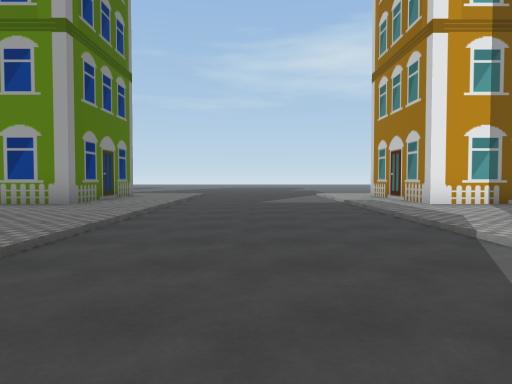
view 1 (above)

24 first-person views from a walk through a 3-D level made in the Unity game engine. The camera is 1.2 m above the floor, tilts 2° down and sees 70° across. The floor is counted in squares, 2 m on a side. Each view is taken from the middle of a square. On the plan, view 1 faces up. The plan holds only what a view shows up to about 10 squares ahead; the rest is blank. The place goes on beyond the plan. The player character is not drawn. Some surface patterns are stand-ins.

view 2
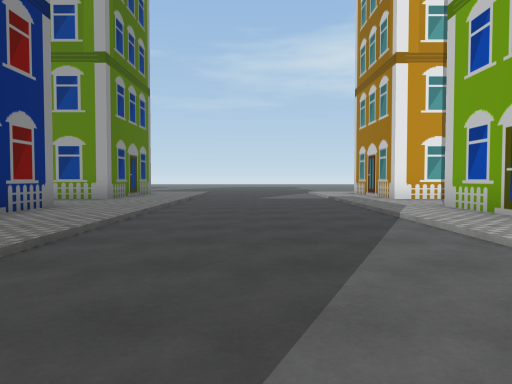

view 3
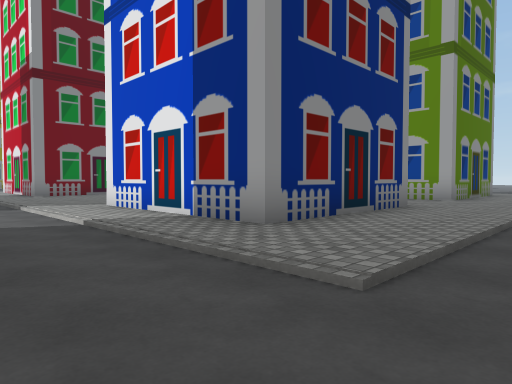

view 4
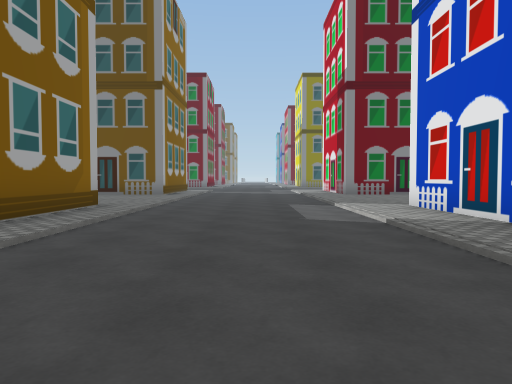

view 5
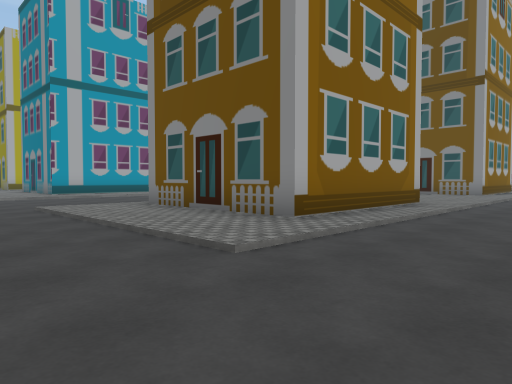

view 6
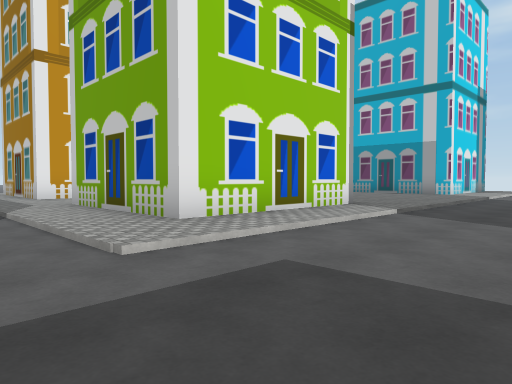

view 7
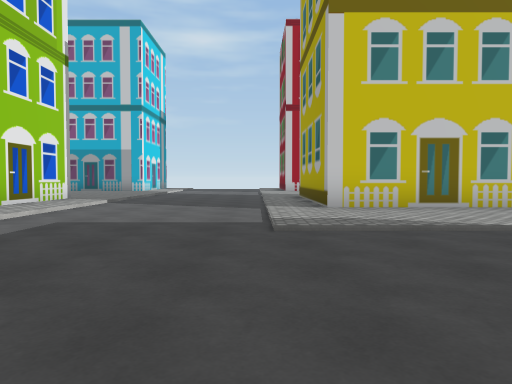

view 8
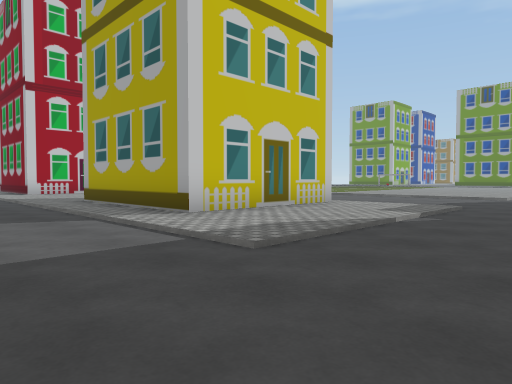

view 9
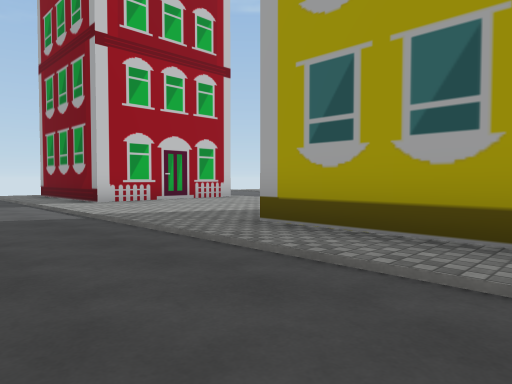

view 10
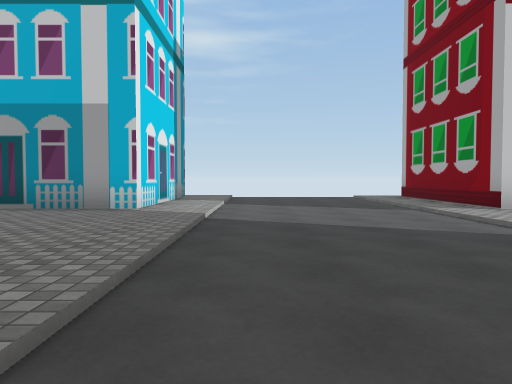

view 11
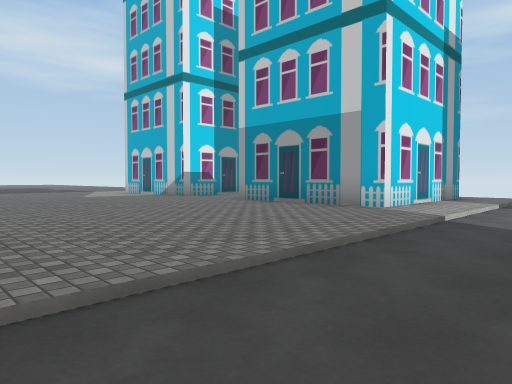

view 12
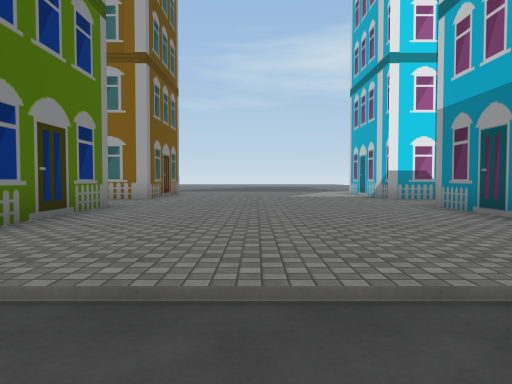

view 13
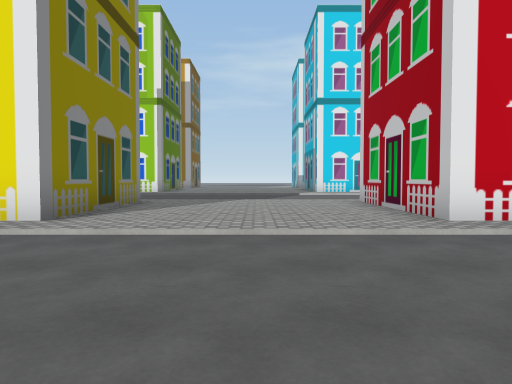

view 14
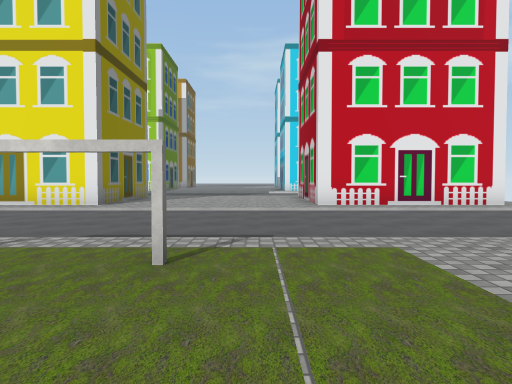

view 15
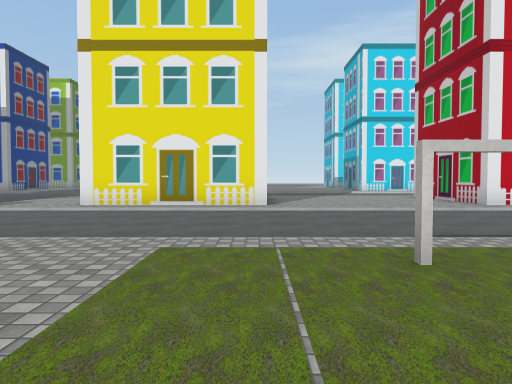

view 16
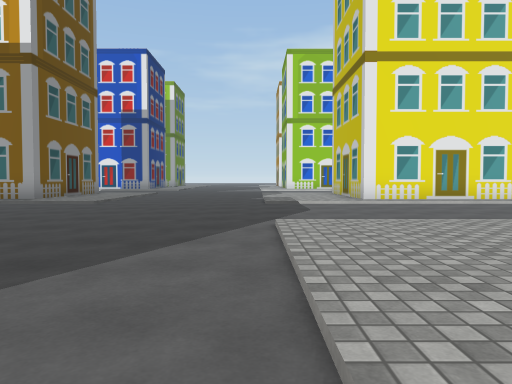

view 17
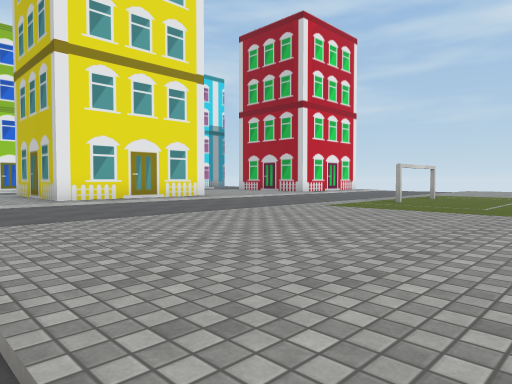

view 18
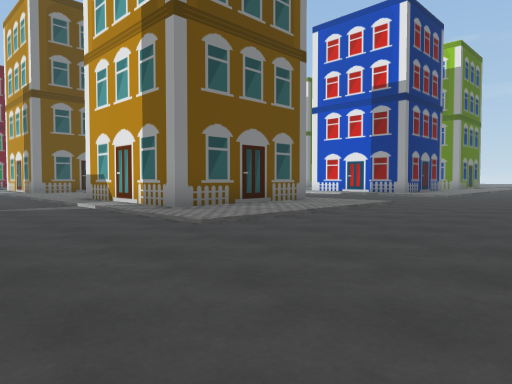

view 19
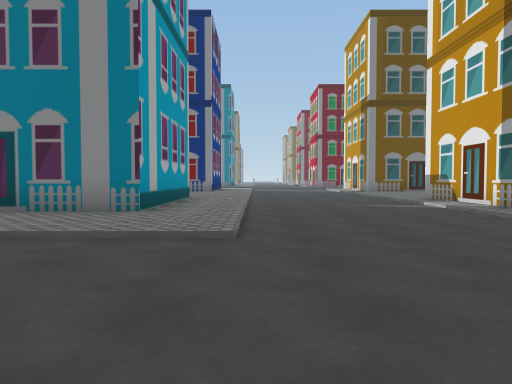

view 20
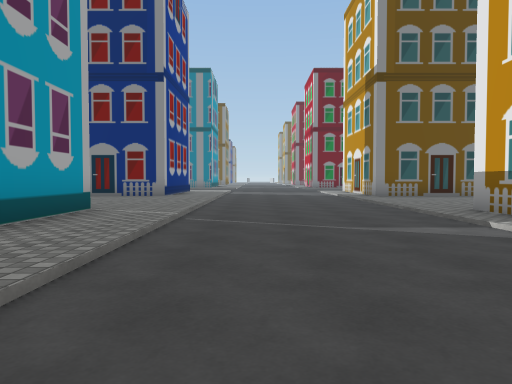

view 21
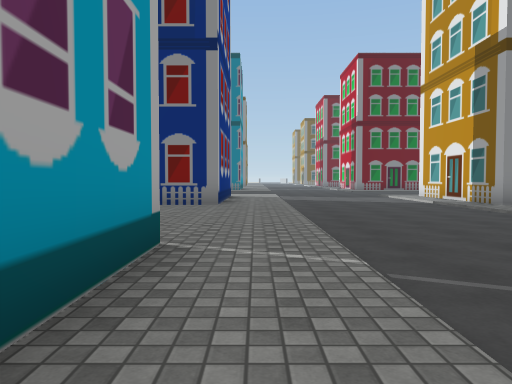

view 22
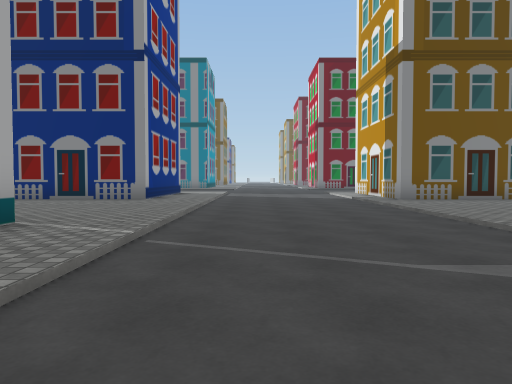

view 23
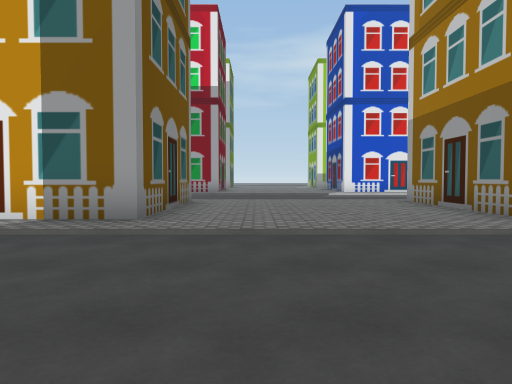

view 24
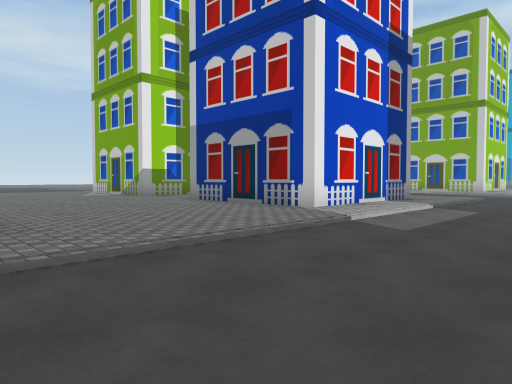

### Floor plan
Key: @ floor where view 1 was taken; # wall or solid block; . main floor; : floor 0.25 m higher than the main floor; / step, stairs or slope.
Columns run from 15 left of view 1 to 19 right of it. Each row starts with its distance up from view 1.
  9            #:/....:#     ::
  8    ::     ##:/....:#####::::::##
  7    :::    :::/....:::  ::::::::
  6    ::::    ::/....::   ::::::::
  5   :::::#   #:/....:#   #::::::#
  4   :::::#   #:/....:#   #::::::#
  3   :::::#   #:/....:#   #::::::#
  2   :::::#   #:/....:#   #::::::#
  1   :::::#####:/....:#####::::::#####
  0  /////////////.@../////////////////
 -1  .................................
 -2  .................................
 -3  .................................
 -4   ////////////.../////////////////
 -5  #:::::#####:/.../::::::::::::::::
 -6  #:::::#   #:/.../::#####:::::####
 -7  #:::::#   #:/.../::#   #:::::#
 -8  #:::::#   #:/.../::#   #:::::#
 -9 ##:::::#####:/.../::#####:::::#####
-10 //////////////...//////////////////
-11 ..................................
-12 .................................
-13 .................................
-14 //////////////....//////////////
-15 ::::::::::::::....:::::::/##:::
-16 ##:::::#####::....:::::::::::::
-17  #::::     #:: ...::::::::::::
-18  #:::      #:   ..::::::::  :
-19  #:              .:::

Positions as (right, up) in squares from view 1, and headings:
1: (0, 0), facing up
2: (0, -2), facing up
3: (-1, -2), facing up-left
4: (-1, -2), facing left
5: (0, -2), facing down-left
6: (1, -3), facing up-right
7: (-2, -4), facing right
8: (0, -2), facing down-right
9: (6, -2), facing down-right
10: (8, -1), facing right
11: (8, -2), facing up-right
12: (11, -2), facing up
13: (12, -14), facing up
14: (13, -18), facing up
15: (9, -18), facing up
16: (2, -19), facing up
17: (2, -19), facing up-right
18: (2, -13), facing up-left
19: (2, -14), facing left
20: (-2, -13), facing left
21: (-5, -15), facing left
22: (-4, -13), facing left
23: (-12, -14), facing up
24: (-14, -3), facing up-right
